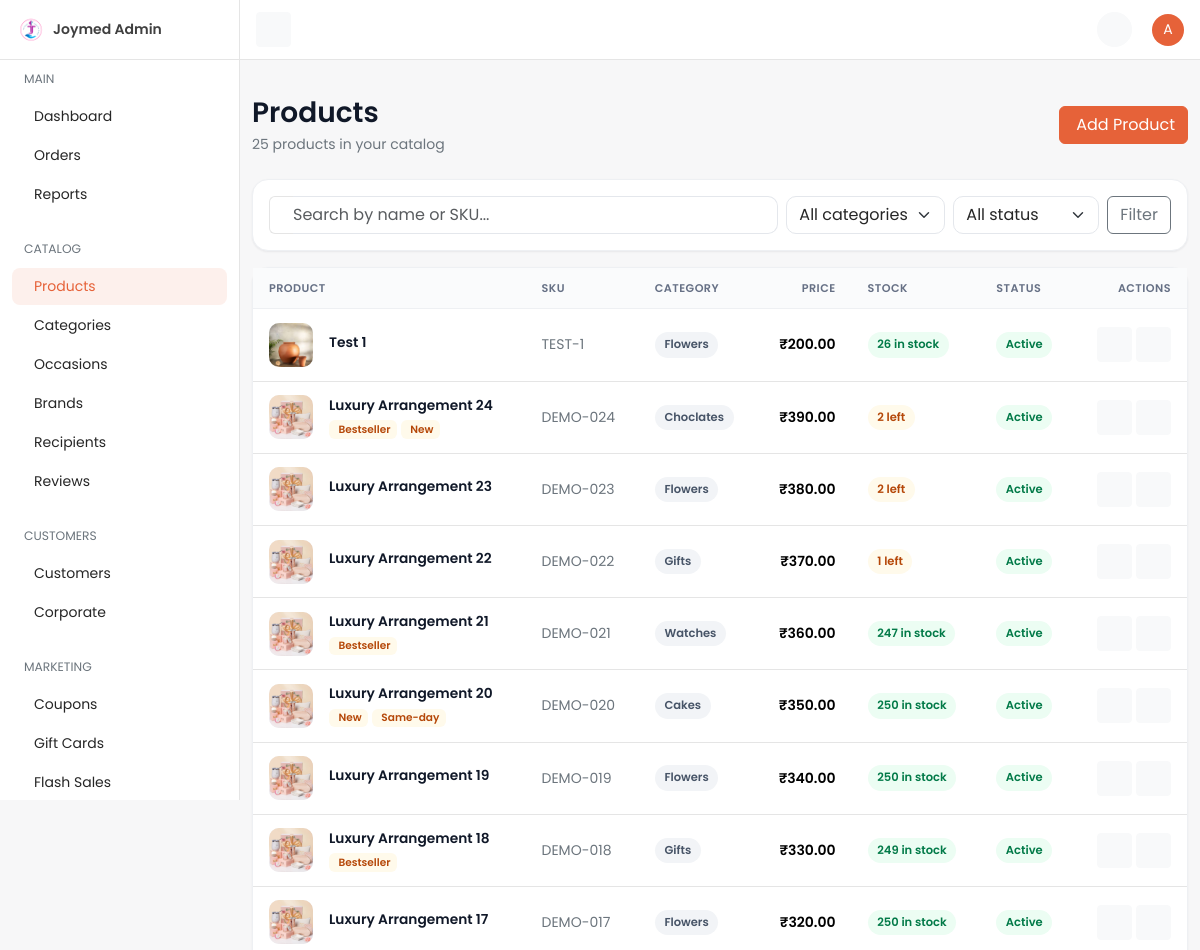
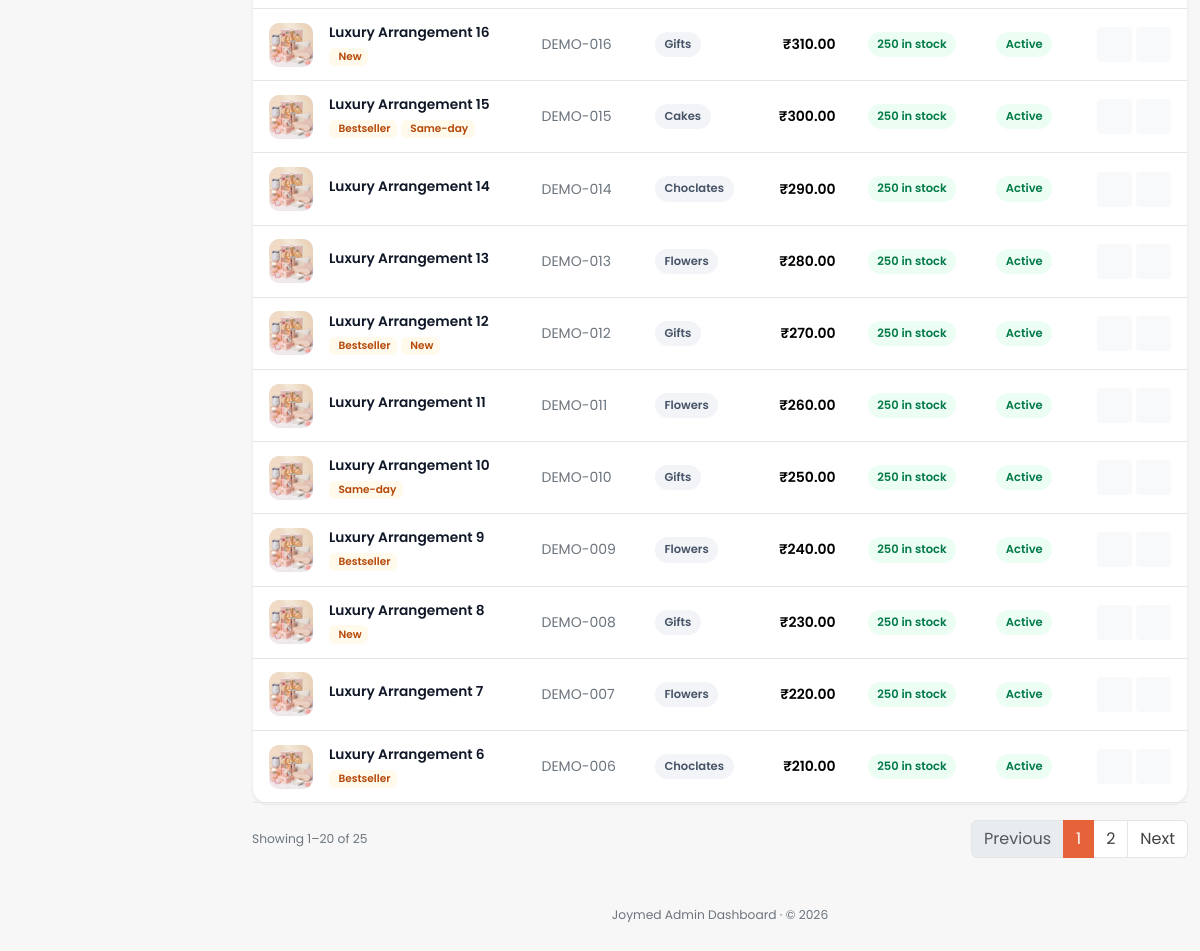
Screenshot of /dashboard/product/ (signed in) with the database file from the repository (2 pictures, top to bottom).
### catalog/models.py (models this page shows, shortened)
class Product(TimeStampedModel):
    name = models.CharField(max_length=255, verbose_name="Name")
    slug = models.SlugField(
        max_length=255,
        unique=True,
        db_index=True,
        verbose_name="Slug",
    )
    sku = models.CharField(
        max_length=64,
        unique=True,
        db_index=True,
        verbose_name="SKU",
        help_text="Stock keeping unit identifier.",
    )
    category = models.ForeignKey(
        Category,
        on_delete=models.PROTECT,
        related_name="products",
        verbose_name="Category",
    )
    primary_occasion = models.ForeignKey(
        Occasion,
        on_delete=models.PROTECT,
        related_name="primary_products",
        verbose_name="Primary occasion",
    )
    brand = models.ForeignKey(
        Brand,
        on_delete=models.SET_NULL,
        null=True,
        blank=True,
        related_name="products",
        verbose_name="Brand",
    )
    recipients = models.ManyToManyField(
        Recipient,
        blank=True,
        related_name="products",
        verbose_name="Recipients",
        help_text="Recipient personas this product is suitable for.",
    )
    base_price = models.DecimalField(
        max_digits=12,
        decimal_places=2,
        verbose_name="Base price",
        help_text="Default price before variant deltas.",
    )
    mrp = models.DecimalField(max_digits=12, decimal_places=2, verbose_name="MRP")
    purchase_price = models.DecimalField(max_digits=12, decimal_places=2, verbose_name="Purchase Price")
    wholesale_rate = models.DecimalField(max_digits=12, decimal_places=2, verbose_name="Wholesale Rate")
    is_rental = models.BooleanField(default=False, db_index=True, verbose_name="Is Rental Eligible")
    rental_price = models.DecimalField(max_digits=12, decimal_places=2, null=True, blank=True, verbose_name="Rental Price")
    show_rental_storefront = models.BooleanField(default=True, db_index=True, verbose_name="Show Rental in Storefront")
    color = models.CharField(
        max_length=50,
        blank=True,
        db_index=True,
        verbose_name="Color",
        help_text="Primary color for PLP color-filter chips.",
    )
    is_active = models.BooleanField(
        default=True,
        db_index=True,
        verbose_name="Is active",
    )
    is_same_day_eligible = models.BooleanField(
        default=False,
        db_index=True,
        verbose_name="Same-day eligible",
    )
    is_bestseller = models.BooleanField(
        default=False,
        db_index=True,
        verbose_name="Is bestseller",
    )
    is_new_arrival = models.BooleanField(
        default=False,
        db_index=True,
        verbose_name="Is new arrival",
    )
    supports_gift_customization = models.BooleanField(
        default=False,
        verbose_name="Supports gift customization",
        help_text="When True, gifting app attaches customization options via ContentType.",
    )
    stock_quantity = models.PositiveIntegerField(
        default=0,
        verbose_name="Stock quantity",
    )
    meta_title = models.CharField(max_length=70, blank=True, verbose_name="Meta title")
    meta_description = models.CharField(max_length=160, blank=True, verbose_name="Meta description")
    og_image = models.ImageField(
        upload_to="seo/products/",
        blank=True,
        null=True,
        verbose_name="Open Graph image",
    )
    low_stock_threshold = models.PositiveIntegerField(
        default=5,
        verbose_name="Low stock threshold",
        help_text="Triggers low-stock alerts when stock falls at or below this value.",
    )
    class Meta:
        verbose_name = "Product"
        verbose_name_plural = "Products"
        indexes = [
            models.Index(
                fields=["is_active", "category_id"],
                name="cat_prod_active_category_idx",
            ),
            models.Index(
                fields=["is_active", "is_bestseller"],
                name="cat_prod_active_bestseller_idx",
            ),
            models.Index(fields=["is_active", "is_new_arrival"], name="cat_prod_active_new_idx"),
            models.Index(
                fields=["is_active", "is_same_day_eligible"], name="cat_prod_same_day_idx"
            ),
        ]
    @property
    def price(self):
        return self.base_price
    @price.setter
    def price(self, value):
        self.base_price = value

class Category(TimeStampedModel):
    name = models.CharField(
        max_length=120,
        verbose_name="Name",
        help_text="Display name of the category.",
    )
    slug = models.SlugField(
        max_length=120,
        unique=True,
        db_index=True,
        verbose_name="Slug",
        help_text="URL-friendly category identifier.",
    )
    meta_title = models.CharField(max_length=70, blank=True, verbose_name="Meta title")
    meta_description = models.CharField(max_length=160, blank=True, verbose_name="Meta description")
    og_image = models.ImageField(
        upload_to="seo/categories/",
        blank=True,
        null=True,
        verbose_name="Open Graph image",
    )
    parent = models.ForeignKey(
        "self",
        on_delete=models.SET_NULL,
        null=True,
        blank=True,
        related_name="children",
        verbose_name="Parent category",
        help_text="Parent node in the category tree; null for top-level.",
    )
    display_order = models.PositiveIntegerField(
        default=0,
        verbose_name="Display order",
        help_text="Lower values appear first in navigation.",
    )
    is_active = models.BooleanField(
        default=True,
        db_index=True,
        verbose_name="Is active",
        help_text="When False, category is hidden from the storefront.",
    )
    class Meta:
        verbose_name = "Category"
        verbose_name_plural = "Categories"
        ordering = ["display_order", "name"]
        indexes = [
            models.Index(fields=["is_active"], name="cat_category_is_active_idx"),
        ]

### dashboard/views/catalog.py (the view)
# urls.py: path("product/", catalog.ProductListView.as_view(), name="product-list"),
class ProductListView(DashboardListView):
    model = Product
    template_name = "dashboard/catalog/product_list.html"
    nav_section = "products"
    url_basename = "product"
    singular_name = "Product"
    plural_name = "Products"
    search_fields = ["name", "sku"]
    select_related = ["category", "brand"]
    prefetch_related = ["images"]
    paginate_by = 20
    def get_queryset(self):
        qs = super().get_queryset()
        status = self.request.GET.get("status", "")
        if status == "active":
            qs = qs.filter(is_active=True)
        elif status == "inactive":
            qs = qs.filter(is_active=False)
        elif status == "low":
            qs = qs.filter(stock_quantity__lte=F("low_stock_threshold"))
        elif status == "out":
            qs = qs.filter(stock_quantity=0)
        category = self.request.GET.get("category", "")
        if category.isdigit():
            qs = qs.filter(category_id=int(category))
        return qs
    def get_context_data(self, **kwargs):
        context = super().get_context_data(**kwargs)
        default_currency = Currency.objects.filter(is_default=True).first()
        context["currency_symbol"] = default_currency.symbol if default_currency else ""
        context["categories"] = Category.objects.order_by("name")
        context["status_filter"] = self.request.GET.get("status", "")
        context["category_filter"] = self.request.GET.get("category", "")
        return context

### dashboard/templates/dashboard/catalog/product_list.html (shortened to what this page needs)
{% extends "dashboard/base.html" %}
{% load dashboard_extras %}
{% block page_title %}Products{% endblock %}
{% block breadcrumbs %}<p class="mb-0 text-secondary">{{ paginator.count }} product{{ paginator.count|pluralize }} in your catalog</p>{% endblock %}
{% block page_actions %}
<a href="{{ create_url }}" class="btn btn-primary">Add Product</a>
{% endblock %}
{% block content %}
<div class="card mb-3">
  <div class="card-body">
    <form method="get" class="row g-2 align-items-center">
      <div class="col-12 col-md">
        <div class="input-group">
          <span class="input-group-text bg-transparent border-end-0"></span>
          <input type="text" name="q" value="{{ search_query }}" class="form-control border-start-0 ps-0"
                 placeholder="Search by name or SKU..." />
        </div>
      </div>
      <div class="col-6 col-md-auto">
        <select name="category" class="form-select" onchange="this.form.submit()">
          <option value="">All categories</option>
        </select>
      </div>
      <div class="col-6 col-md-auto">
        <select name="status" class="form-select" onchange="this.form.submit()">
          <option value="">All status</option>
        </select>
      </div>
      <div class="col-12 col-md-auto d-grid d-md-block">
        <button type="submit" class="btn btn-outline-secondary">Filter</button>
      </div>
    </form>
  </div>
</div>
<div class="card">
  <div class="table-responsive">
    <table class="table data-table align-middle mb-0">
      <thead>
        <tr>
          <th>Product</th>
          <th>SKU</th>
          <th>Category</th>
          <th class="text-end">Price</th>
          <th>Stock</th>
          <th>Status</th>
          <th class="text-end">Actions</th>
        </tr>
      </thead>
      <tbody>
        {% for obj in objects %}
        <tr>
          <td>
            <div class="d-flex align-items-center gap-3">
              {% with img=obj|primary_image %}
              {% if img %}<img src="{{ img }}" class="thumb" alt="">{% else %}<span class="thumb thumb-fallback">{{ obj.name|first|upper }}</span>{% endif %}
              {% endwith %}
              <div class="list-main">
                <p class="list-title mb-0">{{ obj.name }}</p>
                <div class="d-flex gap-1 mt-1 flex-wrap">
                  {% if obj.is_bestseller %}<span class="tag-chip">Bestseller</span>{% endif %}
                  {% if obj.is_new_arrival %}<span class="tag-chip">New</span>{% endif %}
                  {% if obj.is_same_day_eligible %}<span class="tag-chip">Same-day</span>{% endif %}
                </div>
              </div>
            </div>
          </td>
          <td><span class="text-secondary">{{ obj.sku }}</span></td>
          <td>{% if obj.category_id %}<span class="pill pill-gray">{{ obj.category.name }}</span>{% else %}<span class="text-secondary">—</span>{% endif %}</td>
          <td class="text-end fw-semibold">{{ currency_symbol }}{{ obj.base_price|floatformat:2 }}</td>
          <td>
            {% if obj.stock_quantity == 0 %}
              <span class="pill pill-red">Out of stock</span>
            {% elif obj.stock_quantity <= obj.low_stock_threshold %}
              <span class="pill pill-amber">{{ obj.stock_quantity }} left</span>
            {% else %}
              <span class="pill pill-green">{{ obj.stock_quantity }} in stock</span>
            {% endif %}
          </td>
          <td>
            {% if obj.is_active %}<span class="pill pill-green">Active</span>{% else %}<span class="pill pill-gray">Inactive</span>{% endif %}
          </td>
          <td class="text-end">
            <div class="d-inline-flex gap-1">
              <a href="{% url 'dashboard:product-update' obj.pk %}" class="btn btn-icon btn-sm btn-light" title="Edit"></a>
              <a href="{% url 'dashboard:product-delete' obj.pk %}" class="btn btn-icon btn-sm btn-light text-danger" title="Delete"></a>
            </div>
          </td>
        </tr>
        {% endfor %}
      </tbody>
    </table>
  </div>
</div>
{% include "dashboard/partials/_pagination.html" %}
{% endblock %}

### dashboard/templates/dashboard/partials/_topbar.html (shortened to what this page needs)
{% load static %}
<nav id="topbar" class="navbar bg-white border-bottom fixed-top topbar px-3">
  <button id="toggleBtn" class="d-none d-lg-inline-flex btn btn-light btn-icon btn-sm" type="button">
  </button>
  <div>
    <ul class="list-unstyled d-flex align-items-center mb-0 gap-1">
      <li>
        <a class="position-relative btn-icon btn-sm btn-light btn rounded-circle" data-bs-toggle="dropdown"
           aria-expanded="false" href="#" role="button">
        </a>
      </li>
      <li class="ms-3 dropdown">
        <a href="#" role="button" data-bs-toggle="dropdown" aria-expanded="false">
          <span class="avatar avatar-sm avatar-primary rounded-circle">
            <span class="avatar-initials rounded-circle">{{ request.user.get_username|slice:":1"|upper }}</span>
          </span>
        </a>
      </li>
    </ul>
  </div>
</nav>

### rows the page displays
Product: shows a picture, name "Test 1", sku "TEST-1", category.name "Flowers", currency_symbol "₹", base_price "200.00", stock_quantity "26", is_active "Active"
Product: name "Luxury Arrangement 24", is_bestseller "Bestseller", is_new_arrival "New", sku "DEMO-024", category.name "Choclates", currency_symbol "₹", base_price "390.00", stock_quantity "2", is_active "Active"
Product: name "Luxury Arrangement 23", sku "DEMO-023", category.name "Flowers", currency_symbol "₹", base_price "380.00", stock_quantity "2", is_active "Active"
Product: name "Luxury Arrangement 22", sku "DEMO-022", category.name "Gifts", currency_symbol "₹", base_price "370.00", stock_quantity "1", is_active "Active"
Product: name "Luxury Arrangement 21", is_bestseller "Bestseller", sku "DEMO-021", category.name "Watches", currency_symbol "₹", base_price "360.00", stock_quantity "247", is_active "Active"
Product: name "Luxury Arrangement 20", is_new_arrival "New", is_same_day_eligible "Same-day", sku "DEMO-020", category.name "Cakes", currency_symbol "₹", base_price "350.00", stock_quantity "250", is_active "Active"
Product: name "Luxury Arrangement 19", sku "DEMO-019", category.name "Flowers", currency_symbol "₹", base_price "340.00", stock_quantity "250", is_active "Active"
Product: name "Luxury Arrangement 18", is_bestseller "Bestseller", sku "DEMO-018", category.name "Gifts", currency_symbol "₹", base_price "330.00", stock_quantity "249", is_active "Active"
Product: name "Luxury Arrangement 17", sku "DEMO-017", category.name "Flowers", currency_symbol "₹", base_price "320.00", stock_quantity "250", is_active "Active"
Product: name "Luxury Arrangement 16", is_new_arrival "New", sku "DEMO-016", category.name "Gifts", currency_symbol "₹", base_price "310.00", stock_quantity "250", is_active "Active"
Product: name "Luxury Arrangement 15", is_bestseller "Bestseller", is_same_day_eligible "Same-day", sku "DEMO-015", category.name "Cakes", currency_symbol "₹", base_price "300.00", stock_quantity "250", is_active "Active"
Product: name "Luxury Arrangement 14", sku "DEMO-014", category.name "Choclates", currency_symbol "₹", base_price "290.00", stock_quantity "250", is_active "Active"
Product: name "Luxury Arrangement 13", sku "DEMO-013", category.name "Flowers", currency_symbol "₹", base_price "280.00", stock_quantity "250", is_active "Active"
Product: name "Luxury Arrangement 12", is_bestseller "Bestseller", is_new_arrival "New", sku "DEMO-012", category.name "Gifts", currency_symbol "₹", base_price "270.00", stock_quantity "250", is_active "Active"
Product: name "Luxury Arrangement 11", sku "DEMO-011", category.name "Flowers", currency_symbol "₹", base_price "260.00", stock_quantity "250", is_active "Active"
Product: name "Luxury Arrangement 10", is_same_day_eligible "Same-day", sku "DEMO-010", category.name "Gifts", currency_symbol "₹", base_price "250.00", stock_quantity "250", is_active "Active"
Product: name "Luxury Arrangement 9", is_bestseller "Bestseller", sku "DEMO-009", category.name "Flowers", currency_symbol "₹", base_price "240.00", stock_quantity "250", is_active "Active"
Product: name "Luxury Arrangement 8", is_new_arrival "New", sku "DEMO-008", category.name "Gifts", currency_symbol "₹", base_price "230.00", stock_quantity "250", is_active "Active"
Product: name "Luxury Arrangement 7", sku "DEMO-007", category.name "Flowers", currency_symbol "₹", base_price "220.00", stock_quantity "250", is_active "Active"
Product: name "Luxury Arrangement 6", is_bestseller "Bestseller", sku "DEMO-006", category.name "Choclates", currency_symbol "₹", base_price "210.00", stock_quantity "250", is_active "Active"

### other values shown
{{ request.user.get_username|slice:":1"|upper }} "A"
{{ paginator.count }} "25"
{{ page_obj.start_index }} "1"
{{ page_obj.end_index }} "20"
{{ page_obj.paginator.count }} "25"
{{ num }} "1"
{{ num }} "2"
